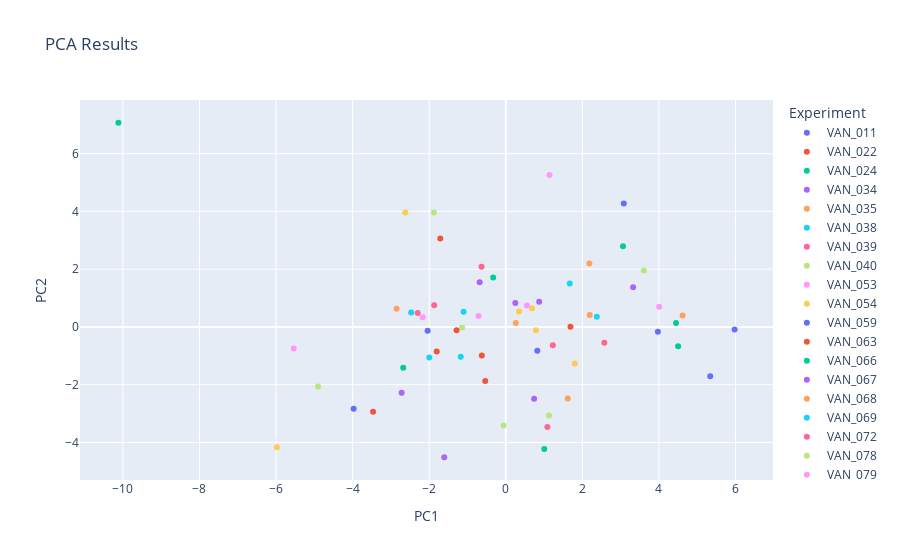

The cell this chart's notebook holds for it:
### Code cell
# Plot the results

pca_result_df = pd.DataFrame(pca_result, columns=['PC1', 'PC2'])

unique_strains = df['UQ Strain'].unique()
num_rows= len(pca_result_df)
if len(unique_strains)< num_rows:
    unique_strains = unique_strains*(num_rows//len(unique_strains)) + unique_strains[:num_rows%len(unique_strains)]
pca_result_df['Experiment'] = unique_strains[:num_rows]  # Add experiment labels

fig = px.scatter(pca_result_df, x='PC1', y='PC2', color='Experiment', title='PCA Results')
fig.show()

### Figure 1 — Plotly figure (JSON) as saved in the notebook; plotly's stock layout.template omitted (floating-point values rounded to 4 significant figures)
{"data": [{"hovertemplate": "Experiment=VAN_011<br>PC1=%{x}<br>PC2=%{y}<extra></extra>", "legendgroup": "VAN_011", "marker": {"color": "#636efa", "symbol": "circle"}, "mode": "markers", "name": "VAN_011", "orientation": "v", "showlegend": true, "type": "scatter", "x": [-2.041], "xaxis": "x", "y": [-0.1355], "yaxis": "y"}, {"hovertemplate": "Experiment=VAN_022<br>PC1=%{x}<br>PC2=%{y}<extra></extra>", "legendgroup": "VAN_022", "marker": {"color": "#EF553B", "symbol": "circle"}, "mode": "markers", "name": "VAN_022", "orientation": "v", "showlegend": true, "type": "scatter", "x": [-0.6256], "xaxis": "x", "y": [-0.9914], "yaxis": "y"}, {"hovertemplate": "Experiment=VAN_024<br>PC1=%{x}<br>PC2=%{y}<extra></extra>", "legendgroup": "VAN_024", "marker": {"color": "#00cc96", "symbol": "circle"}, "mode": "markers", "name": "VAN_024", "orientation": "v", "showlegend": true, "type": "scatter", "x": [-10.12], "xaxis": "x", "y": [7.07], "yaxis": "y"}, {"hovertemplate": "Experiment=VAN_034<br>PC1=%{x}<br>PC2=%{y}<extra></extra>", "legendgroup": "VAN_034", "marker": {"color": "#ab63fa", "symbol": "circle"}, "mode": "markers", "name": "VAN_034", "orientation": "v", "showlegend": true, "type": "scatter", "x": [0.7405], "xaxis": "x", "y": [-2.485], "yaxis": "y"}, {"hovertemplate": "Experiment=VAN_035<br>PC1=%{x}<br>PC2=%{y}<extra></extra>", "legendgroup": "VAN_035", "marker": {"color": "#FFA15A", "symbol": "circle"}, "mode": "markers", "name": "VAN_035", "orientation": "v", "showlegend": true, "type": "scatter", "x": [2.192], "xaxis": "x", "y": [0.4147], "yaxis": "y"}, {"hovertemplate": "Experiment=VAN_038<br>PC1=%{x}<br>PC2=%{y}<extra></extra>", "legendgroup": "VAN_038", "marker": {"color": "#19d3f3", "symbol": "circle"}, "mode": "markers", "name": "VAN_038", "orientation": "v", "showlegend": true, "type": "scatter", "x": [-1.998], "xaxis": "x", "y": [-1.058], "yaxis": "y"}, {"hovertemplate": "Experiment=VAN_039<br>PC1=%{x}<br>PC2=%{y}<extra></extra>", "legendgroup": "VAN_039", "marker": {"color": "#FF6692", "symbol": "circle"}, "mode": "markers", "name": "VAN_039", "orientation": "v", "showlegend": true, "type": "scatter", "x": [2.574], "xaxis": "x", "y": [-0.5457], "yaxis": "y"}, {"hovertemplate": "Experiment=VAN_040<br>PC1=%{x}<br>PC2=%{y}<extra></extra>", "legendgroup": "VAN_040", "marker": {"color": "#B6E880", "symbol": "circle"}, "mode": "markers", "name": "VAN_040", "orientation": "v", "showlegend": true, "type": "scatter", "x": [-0.05516], "xaxis": "x", "y": [-3.414], "yaxis": "y"}, {"hovertemplate": "Experiment=VAN_053<br>PC1=%{x}<br>PC2=%{y}<extra></extra>", "legendgroup": "VAN_053", "marker": {"color": "#FF97FF", "symbol": "circle"}, "mode": "markers", "name": "VAN_053", "orientation": "v", "showlegend": true, "type": "scatter", "x": [-2.17], "xaxis": "x", "y": [0.3318], "yaxis": "y"}, {"hovertemplate": "Experiment=VAN_054<br>PC1=%{x}<br>PC2=%{y}<extra></extra>", "legendgroup": "VAN_054", "marker": {"color": "#FECB52", "symbol": "circle"}, "mode": "markers", "name": "VAN_054", "orientation": "v", "showlegend": true, "type": "scatter", "x": [1.802], "xaxis": "x", "y": [-1.267], "yaxis": "y"}, {"hovertemplate": "Experiment=VAN_059<br>PC1=%{x}<br>PC2=%{y}<extra></extra>", "legendgroup": "VAN_059", "marker": {"color": "#636efa", "symbol": "circle"}, "mode": "markers", "name": "VAN_059", "orientation": "v", "showlegend": true, "type": "scatter", "x": [5.34], "xaxis": "x", "y": [-1.709], "yaxis": "y"}, {"hovertemplate": "Experiment=VAN_063<br>PC1=%{x}<br>PC2=%{y}<extra></extra>", "legendgroup": "VAN_063", "marker": {"color": "#EF553B", "symbol": "circle"}, "mode": "markers", "name": "VAN_063", "orientation": "v", "showlegend": true, "type": "scatter", "x": [-0.536], "xaxis": "x", "y": [-1.873], "yaxis": "y"}, {"hovertemplate": "Experiment=VAN_066<br>PC1=%{x}<br>PC2=%{y}<extra></extra>", "legendgroup": "VAN_066", "marker": {"color": "#00cc96", "symbol": "circle"}, "mode": "markers", "name": "VAN_066", "orientation": "v", "showlegend": true, "type": "scatter", "x": [-2.678], "xaxis": "x", "y": [-1.409], "yaxis": "y"}, {"hovertemplate": "Experiment=VAN_067<br>PC1=%{x}<br>PC2=%{y}<extra></extra>", "legendgroup": "VAN_067", "marker": {"color": "#ab63fa", "symbol": "circle"}, "mode": "markers", "name": "VAN_067", "orientation": "v", "showlegend": true, "type": "scatter", "x": [-2.72], "xaxis": "x", "y": [-2.279], "yaxis": "y"}, {"hovertemplate": "Experiment=VAN_068<br>PC1=%{x}<br>PC2=%{y}<extra></extra>", "legendgroup": "VAN_068", "marker": {"color": "#FFA15A", "symbol": "circle"}, "mode": "markers", "name": "VAN_068", "orientation": "v", "showlegend": true, "type": "scatter", "x": [1.619], "xaxis": "x", "y": [-2.481], "yaxis": "y"}, {"hovertemplate": "Experiment=VAN_069<br>PC1=%{x}<br>PC2=%{y}<extra></extra>", "legendgroup": "VAN_069", "marker": {"color": "#19d3f3", "symbol": "circle"}, "mode": "markers", "name": "VAN_069", "orientation": "v", "showlegend": true, "type": "scatter", "x": [-2.471], "xaxis": "x", "y": [0.5028], "yaxis": "y"}, {"hovertemplate": "Experiment=VAN_072<br>PC1=%{x}<br>PC2=%{y}<extra></extra>", "legendgroup": "VAN_072", "marker": {"color": "#FF6692", "symbol": "circle"}, "mode": "markers", "name": "VAN_072", "orientation": "v", "showlegend": true, "type": "scatter", "x": [1.087], "xaxis": "x", "y": [-3.465], "yaxis": "y"}, {"hovertemplate": "Experiment=VAN_078<br>PC1=%{x}<br>PC2=%{y}<extra></extra>", "legendgroup": "VAN_078", "marker": {"color": "#B6E880", "symbol": "circle"}, "mode": "markers", "name": "VAN_078", "orientation": "v", "showlegend": true, "type": "scatter", "x": [-4.902], "xaxis": "x", "y": [-2.059], "yaxis": "y"}, {"hovertemplate": "Experiment=VAN_079<br>PC1=%{x}<br>PC2=%{y}<extra></extra>", "legendgroup": "VAN_079", "marker": {"color": "#FF97FF", "symbol": "circle"}, "mode": "markers", "name": "VAN_079", "orientation": "v", "showlegend": true, "type": "scatter", "x": [-5.537], "xaxis": "x", "y": [-0.7437], "yaxis": "y"}, {"hovertemplate": "Experiment=VAN_080<br>PC1=%{x}<br>PC2=%{y}<extra></extra>", "legendgroup": "VAN_080", "marker": {"color": "#FECB52", "symbol": "circle"}, "mode": "markers", "name": "VAN_080", "orientation": "v", "showlegend": true, "type": "scatter", "x": [-5.977], "xaxis": "x", "y": [-4.161], "yaxis": "y"}, {"hovertemplate": "Experiment=VAN_083<br>PC1=%{x}<br>PC2=%{y}<extra></extra>", "legendgroup": "VAN_083", "marker": {"color": "#636efa", "symbol": "circle"}, "mode": "markers", "name": "VAN_083", "orientation": "v", "showlegend": true, "type": "scatter", "x": [-3.973], "xaxis": "x", "y": [-2.836], "yaxis": "y"}, {"hovertemplate": "Experiment=VAN_086<br>PC1=%{x}<br>PC2=%{y}<extra></extra>", "legendgroup": "VAN_086", "marker": {"color": "#EF553B", "symbol": "circle"}, "mode": "markers", "name": "VAN_086", "orientation": "v", "showlegend": true, "type": "scatter", "x": [-3.466], "xaxis": "x", "y": [-2.935], "yaxis": "y"}, {"hovertemplate": "Experiment=VAN_090<br>PC1=%{x}<br>PC2=%{y}<extra></extra>", "legendgroup": "VAN_090", "marker": {"color": "#00cc96", "symbol": "circle"}, "mode": "markers", "name": "VAN_090", "orientation": "v", "showlegend": true, "type": "scatter", "x": [1.005], "xaxis": "x", "y": [-4.222], "yaxis": "y"}, {"hovertemplate": "Experiment=VAN_091<br>PC1=%{x}<br>PC2=%{y}<extra></extra>", "legendgroup": "VAN_091", "marker": {"color": "#ab63fa", "symbol": "circle"}, "mode": "markers", "name": "VAN_091", "orientation": "v", "showlegend": true, "type": "scatter", "x": [-1.607], "xaxis": "x", "y": [-4.512], "yaxis": "y"}, {"hovertemplate": "Experiment=VAN_094<br>PC1=%{x}<br>PC2=%{y}<extra></extra>", "legendgroup": "VAN_094", "marker": {"color": "#FFA15A", "symbol": "circle"}, "mode": "markers", "name": "VAN_094", "orientation": "v", "showlegend": true, "type": "scatter", "x": [0.2605], "xaxis": "x", "y": [0.1401], "yaxis": "y"}, {"hovertemplate": "Experiment=VAN_342<br>PC1=%{x}<br>PC2=%{y}<extra></extra>", "legendgroup": "VAN_342", "marker": {"color": "#19d3f3", "symbol": "circle"}, "mode": "markers", "name": "VAN_342", "orientation": "v", "showlegend": true, "type": "scatter", "x": [-1.177], "xaxis": "x", "y": [-1.029], "yaxis": "y"}, {"hovertemplate": "Experiment=VAN_344<br>PC1=%{x}<br>PC2=%{y}<extra></extra>", "legendgroup": "VAN_344", "marker": {"color": "#FF6692", "symbol": "circle"}, "mode": "markers", "name": "VAN_344", "orientation": "v", "showlegend": true, "type": "scatter", "x": [-2.3], "xaxis": "x", "y": [0.4857], "yaxis": "y"}, {"hovertemplate": "Experiment=VAN_347<br>PC1=%{x}<br>PC2=%{y}<extra></extra>", "legendgroup": "VAN_347", "marker": {"color": "#B6E880", "symbol": "circle"}, "mode": "markers", "name": "VAN_347", "orientation": "v", "showlegend": true, "type": "scatter", "x": [3.606], "xaxis": "x", "y": [1.955], "yaxis": "y"}, {"hovertemplate": "Experiment=VAN_348<br>PC1=%{x}<br>PC2=%{y}<extra></extra>", "legendgroup": "VAN_348", "marker": {"color": "#FF97FF", "symbol": "circle"}, "mode": "markers", "name": "VAN_348", "orientation": "v", "showlegend": true, "type": "scatter", "x": [4.007], "xaxis": "x", "y": [0.6976], "yaxis": "y"}, {"hovertemplate": "Experiment=VAN_349<br>PC1=%{x}<br>PC2=%{y}<extra></extra>", "legendgroup": "VAN_349", "marker": {"color": "#FECB52", "symbol": "circle"}, "mode": "markers", "name": "VAN_349", "orientation": "v", "showlegend": true, "type": "scatter", "x": [0.3465], "xaxis": "x", "y": [0.5344], "yaxis": "y"}, {"hovertemplate": "Experiment=VAN_351<br>PC1=%{x}<br>PC2=%{y}<extra></extra>", "legendgroup": "VAN_351", "marker": {"color": "#636efa", "symbol": "circle"}, "mode": "markers", "name": "VAN_351", "orientation": "v", "showlegend": true, "type": "scatter", "x": [3.972], "xaxis": "x", "y": [-0.1689], "yaxis": "y"}, {"hovertemplate": "Experiment=VAN_352<br>PC1=%{x}<br>PC2=%{y}<extra></extra>", "legendgroup": "VAN_352", "marker": {"color": "#EF553B", "symbol": "circle"}, "mode": "markers", "name": "VAN_352", "orientation": "v", "showlegend": true, "type": "scatter", "x": [-1.803], "xaxis": "x", "y": [-0.8463], "yaxis": "y"}, {"hovertemplate": "Experiment=VAN_353<br>PC1=%{x}<br>PC2=%{y}<extra></extra>", "legendgroup": "VAN_353", "marker": {"color": "#00cc96", "symbol": "circle"}, "mode": "markers", "name": "VAN_353", "orientation": "v", "showlegend": true, "type": "scatter", "x": [4.503], "xaxis": "x", "y": [-0.6693], "yaxis": "y"}, {"hovertemplate": "Experiment=VAN_354<br>PC1=%{x}<br>PC2=%{y}<extra></extra>", "legendgroup": "VAN_354", "marker": {"color": "#ab63fa", "symbol": "circle"}, "mode": "markers", "name": "VAN_354", "orientation": "v", "showlegend": true, "type": "scatter", "x": [3.326], "xaxis": "x", "y": [1.378], "yaxis": "y"}, {"hovertemplate": "Experiment=VAN_355<br>PC1=%{x}<br>PC2=%{y}<extra></extra>", "legendgroup": "VAN_355", "marker": {"color": "#FFA15A", "symbol": "circle"}, "mode": "markers", "name": "VAN_355", "orientation": "v", "showlegend": true, "type": "scatter", "x": [2.183], "xaxis": "x", "y": [2.198], "yaxis": "y"}, {"hovertemplate": "Experiment=VAN_356<br>PC1=%{x}<br>PC2=%{y}<extra></extra>", "legendgroup": "VAN_356", "marker": {"color": "#19d3f3", "symbol": "circle"}, "mode": "markers", "name": "VAN_356", "orientation": "v", "showlegend": true, "type": "scatter", "x": [1.672], "xaxis": "x", "y": [1.505], "yaxis": "y"}, {"hovertemplate": "Experiment=VAN_357<br>PC1=%{x}<br>PC2=%{y}<extra></extra>", "legendgroup": "VAN_357", "marker": {"color": "#FF6692", "symbol": "circle"}, "mode": "markers", "name": "VAN_357", "orientation": "v", "showlegend": true, "type": "scatter", "x": [-1.87], "xaxis": "x", "y": [0.7499], "yaxis": "y"}, {"hovertemplate": "Experiment=VAN_359<br>PC1=%{x}<br>PC2=%{y}<extra></extra>", "legendgroup": "VAN_359", "marker": {"color": "#B6E880", "symbol": "circle"}, "mode": "markers", "name": "VAN_359", "orientation": "v", "showlegend": true, "type": "scatter", "x": [-1.142], "xaxis": "x", "y": [-0.0158], "yaxis": "y"}, {"hovertemplate": "Experiment=VAN_360<br>PC1=%{x}<br>PC2=%{y}<extra></extra>", "legendgroup": "VAN_360", "marker": {"color": "#FF97FF", "symbol": "circle"}, "mode": "markers", "name": "VAN_360", "orientation": "v", "showlegend": true, "type": "scatter", "x": [-0.7105], "xaxis": "x", "y": [0.3807], "yaxis": "y"}, {"hovertemplate": "Experiment=VAN_361<br>PC1=%{x}<br>PC2=%{y}<extra></extra>", "legendgroup": "VAN_361", "marker": {"color": "#FECB52", "symbol": "circle"}, "mode": "markers", "name": "VAN_361", "orientation": "v", "showlegend": true, "type": "scatter", "x": [0.6868], "xaxis": "x", "y": [0.6481], "yaxis": "y"}, {"hovertemplate": "Experiment=VAN_362<br>PC1=%{x}<br>PC2=%{y}<extra></extra>", "legendgroup": "VAN_362", "marker": {"color": "#636efa", "symbol": "circle"}, "mode": "markers", "name": "VAN_362", "orientation": "v", "showlegend": true, "type": "scatter", "x": [5.977], "xaxis": "x", "y": [-0.08527], "yaxis": "y"}, {"hovertemplate": "Experiment=VAN_364<br>PC1=%{x}<br>PC2=%{y}<extra></extra>", "legendgroup": "VAN_364", "marker": {"color": "#EF553B", "symbol": "circle"}, "mode": "markers", "name": "VAN_364", "orientation": "v", "showlegend": true, "type": "scatter", "x": [1.69], "xaxis": "x", "y": [0.009899], "yaxis": "y"}, {"hovertemplate": "Experiment=VAN_365<br>PC1=%{x}<br>PC2=%{y}<extra></extra>", "legendgroup": "VAN_365", "marker": {"color": "#00cc96", "symbol": "circle"}, "mode": "markers", "name": "VAN_365", "orientation": "v", "showlegend": true, "type": "scatter", "x": [3.062], "xaxis": "x", "y": [2.79], "yaxis": "y"}, {"hovertemplate": "Experiment=VAN_366<br>PC1=%{x}<br>PC2=%{y}<extra></extra>", "legendgroup": "VAN_366", "marker": {"color": "#ab63fa", "symbol": "circle"}, "mode": "markers", "name": "VAN_366", "orientation": "v", "showlegend": true, "type": "scatter", "x": [0.2491], "xaxis": "x", "y": [0.833], "yaxis": "y"}, {"hovertemplate": "Experiment=VAN_369<br>PC1=%{x}<br>PC2=%{y}<extra></extra>", "legendgroup": "VAN_369", "marker": {"color": "#FFA15A", "symbol": "circle"}, "mode": "markers", "name": "VAN_369", "orientation": "v", "showlegend": true, "type": "scatter", "x": [-2.852], "xaxis": "x", "y": [0.6339], "yaxis": "y"}, {"hovertemplate": "Experiment=VAN_371<br>PC1=%{x}<br>PC2=%{y}<extra></extra>", "legendgroup": "VAN_371", "marker": {"color": "#19d3f3", "symbol": "circle"}, "mode": "markers", "name": "VAN_371", "orientation": "v", "showlegend": true, "type": "scatter", "x": [-1.101], "xaxis": "x", "y": [0.5243], "yaxis": "y"}, {"hovertemplate": "Experiment=VAN_373<br>PC1=%{x}<br>PC2=%{y}<extra></extra>", "legendgroup": "VAN_373", "marker": {"color": "#FF6692", "symbol": "circle"}, "mode": "markers", "name": "VAN_373", "orientation": "v", "showlegend": true, "type": "scatter", "x": [1.23], "xaxis": "x", "y": [-0.6308], "yaxis": "y"}, {"hovertemplate": "Experiment=VAN_374<br>PC1=%{x}<br>PC2=%{y}<extra></extra>", "legendgroup": "VAN_374", "marker": {"color": "#B6E880", "symbol": "circle"}, "mode": "markers", "name": "VAN_374", "orientation": "v", "showlegend": true, "type": "scatter", "x": [1.131], "xaxis": "x", "y": [-3.07], "yaxis": "y"}, {"hovertemplate": "Experiment=VAN_375<br>PC1=%{x}<br>PC2=%{y}<extra></extra>", "legendgroup": "VAN_375", "marker": {"color": "#FF97FF", "symbol": "circle"}, "mode": "markers", "name": "VAN_375", "orientation": "v", "showlegend": true, "type": "scatter", "x": [0.5508], "xaxis": "x", "y": [0.7467], "yaxis": "y"}, {"hovertemplate": "Experiment=VAN_377<br>PC1=%{x}<br>PC2=%{y}<extra></extra>", "legendgroup": "VAN_377", "marker": {"color": "#FECB52", "symbol": "circle"}, "mode": "markers", "name": "VAN_377", "orientation": "v", "showlegend": true, "type": "scatter", "x": [0.7858], "xaxis": "x", "y": [-0.1185], "yaxis": "y"}, {"hovertemplate": "Experiment=VAN_378<br>PC1=%{x}<br>PC2=%{y}<extra></extra>", "legendgroup": "VAN_378", "marker": {"color": "#636efa", "symbol": "circle"}, "mode": "markers", "name": "VAN_378", "orientation": "v", "showlegend": true, "type": "scatter", "x": [0.824], "xaxis": "x", "y": [-0.8225], "yaxis": "y"}, {"hovertemplate": "Experiment=VAN_379<br>PC1=%{x}<br>PC2=%{y}<extra></extra>", "legendgroup": "VAN_379", "marker": {"color": "#EF553B", "symbol": "circle"}, "mode": "markers", "name": "VAN_379", "orientation": "v", "showlegend": true, "type": "scatter", "x": [-1.285], "xaxis": "x", "y": [-0.1106], "yaxis": "y"}, {"hovertemplate": "Experiment=VAN_380<br>PC1=%{x}<br>PC2=%{y}<extra></extra>", "legendgroup": "VAN_380", "marker": {"color": "#00cc96", "symbol": "circle"}, "mode": "markers", "name": "VAN_380", "orientation": "v", "showlegend": true, "type": "scatter", "x": [4.448], "xaxis": "x", "y": [0.1334], "yaxis": "y"}, {"hovertemplate": "Experiment=VAN_382<br>PC1=%{x}<br>PC2=%{y}<extra></extra>", "legendgroup": "VAN_382", "marker": {"color": "#ab63fa", "symbol": "circle"}, "mode": "markers", "name": "VAN_382", "orientation": "v", "showlegend": true, "type": "scatter", "x": [0.8731], "xaxis": "x", "y": [0.87], "yaxis": "y"}, {"hovertemplate": "Experiment=VAN_383<br>PC1=%{x}<br>PC2=%{y}<extra></extra>", "legendgroup": "VAN_383", "marker": {"color": "#FFA15A", "symbol": "circle"}, "mode": "markers", "name": "VAN_383", "orientation": "v", "showlegend": true, "type": "scatter", "x": [4.619], "xaxis": "x", "y": [0.4005], "yaxis": "y"}, {"hovertemplate": "Experiment=VAN_386<br>PC1=%{x}<br>PC2=%{y}<extra></extra>", "legendgroup": "VAN_386", "marker": {"color": "#19d3f3", "symbol": "circle"}, "mode": "markers", "name": "VAN_386", "orientation": "v", "showlegend": true, "type": "scatter", "x": [2.378], "xaxis": "x", "y": [0.356], "yaxis": "y"}, {"hovertemplate": "Experiment=VAN_387<br>PC1=%{x}<br>PC2=%{y}<extra></extra>", "legendgroup": "VAN_387", "marker": {"color": "#FF6692", "symbol": "circle"}, "mode": "markers", "name": "VAN_387", "orientation": "v", "showlegend": true, "type": "scatter", "x": [-0.6322], "xaxis": "x", "y": [2.082], "yaxis": "y"}, {"hovertemplate": "Experiment=VAN_388<br>PC1=%{x}<br>PC2=%{y}<extra></extra>", "legendgroup": "VAN_388", "marker": {"color": "#B6E880", "symbol": "circle"}, "mode": "markers", "name": "VAN_388", "orientation": "v", "showlegend": true, "type": "scatter", "x": [-1.876], "xaxis": "x", "y": [3.963], "yaxis": "y"}, {"hovertemplate": "Experiment=VAN_389<br>PC1=%{x}<br>PC2=%{y}<extra></extra>", "legendgroup": "VAN_389", "marker": {"color": "#FF97FF", "symbol": "circle"}, "mode": "markers", "name": "VAN_389", "orientation": "v", "showlegend": true, "type": "scatter", "x": [1.142], "xaxis": "x", "y": [5.258], "yaxis": "y"}, {"hovertemplate": "Experiment=VAN_391<br>PC1=%{x}<br>PC2=%{y}<extra></extra>", "legendgroup": "VAN_391", "marker": {"color": "#FECB52", "symbol": "circle"}, "mode": "markers", "name": "VAN_391", "orientation": "v", "showlegend": true, "type": "scatter", "x": [-2.623], "xaxis": "x", "y": [3.961], "yaxis": "y"}, {"hovertemplate": "Experiment=VAN_392<br>PC1=%{x}<br>PC2=%{y}<extra></extra>", "legendgroup": "VAN_392", "marker": {"color": "#636efa", "symbol": "circle"}, "mode": "markers", "name": "VAN_392", "orientation": "v", "showlegend": true, "type": "scatter", "x": [3.083], "xaxis": "x", "y": [4.272], "yaxis": "y"}, {"hovertemplate": "Experiment=VAN_393<br>PC1=%{x}<br>PC2=%{y}<extra></extra>", "legendgroup": "VAN_393", "marker": {"color": "#EF553B", "symbol": "circle"}, "mode": "markers", "name": "VAN_393", "orientation": "v", "showlegend": true, "type": "scatter", "x": [-1.71], "xaxis": "x", "y": [3.061], "yaxis": "y"}, {"hovertemplate": "Experiment=VAN_396<br>PC1=%{x}<br>PC2=%{y}<extra></extra>", "legendgroup": "VAN_396", "marker": {"color": "#00cc96", "symbol": "circle"}, "mode": "markers", "name": "VAN_396", "orientation": "v", "showlegend": true, "type": "scatter", "x": [-0.3288], "xaxis": "x", "y": [1.713], "yaxis": "y"}, {"hovertemplate": "Experiment=VAN_REF7<br>PC1=%{x}<br>PC2=%{y}<extra></extra>", "legendgroup": "VAN_REF7", "marker": {"color": "#ab63fa", "symbol": "circle"}, "mode": "markers", "name": "VAN_REF7", "orientation": "v", "showlegend": true, "type": "scatter", "x": [-0.6808], "xaxis": "x", "y": [1.55], "yaxis": "y"}], "layout": {"legend": {"title": {"text": "Experiment"}, "tracegroupgap": 0}, "title": {"text": "PCA Results"}, "xaxis": {"anchor": "y", "domain": [0, 1], "title": {"text": "PC1"}}, "yaxis": {"anchor": "x", "domain": [0, 1], "title": {"text": "PC2"}}}}
